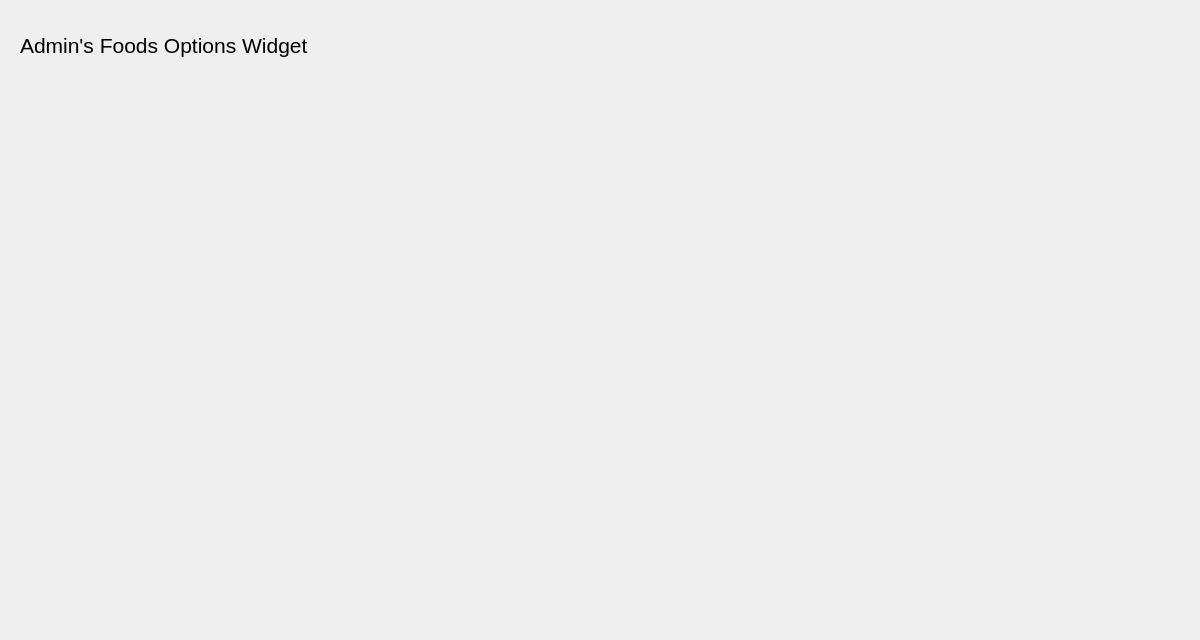
<?xml version="1.0" encoding="UTF-8"?>
<ui version="4.0">
 <class>aFoods</class>
 <widget class="QWidget" name="aFoods">
  <property name="geometry">
   <rect>
    <x>0</x>
    <y>0</y>
    <width>1200</width>
    <height>640</height>
   </rect>
  </property>
  <property name="sizePolicy">
   <sizepolicy hsizetype="Fixed" vsizetype="Fixed">
    <horstretch>0</horstretch>
    <verstretch>0</verstretch>
   </sizepolicy>
  </property>
  <property name="minimumSize">
   <size>
    <width>1200</width>
    <height>640</height>
   </size>
  </property>
  <property name="maximumSize">
   <size>
    <width>1200</width>
    <height>640</height>
   </size>
  </property>
  <property name="windowTitle">
   <string>Form</string>
  </property>
  <widget class="QLabel" name="label_7">
   <property name="geometry">
    <rect>
     <x>20</x>
     <y>20</y>
     <width>1081</width>
     <height>50</height>
    </rect>
   </property>
   <property name="font">
    <font>
     <pointsize>16</pointsize>
    </font>
   </property>
   <property name="text">
    <string>Admin's Foods Options Widget</string>
   </property>
  </widget>
 </widget>
 <resources/>
 <connections/>
</ui>
